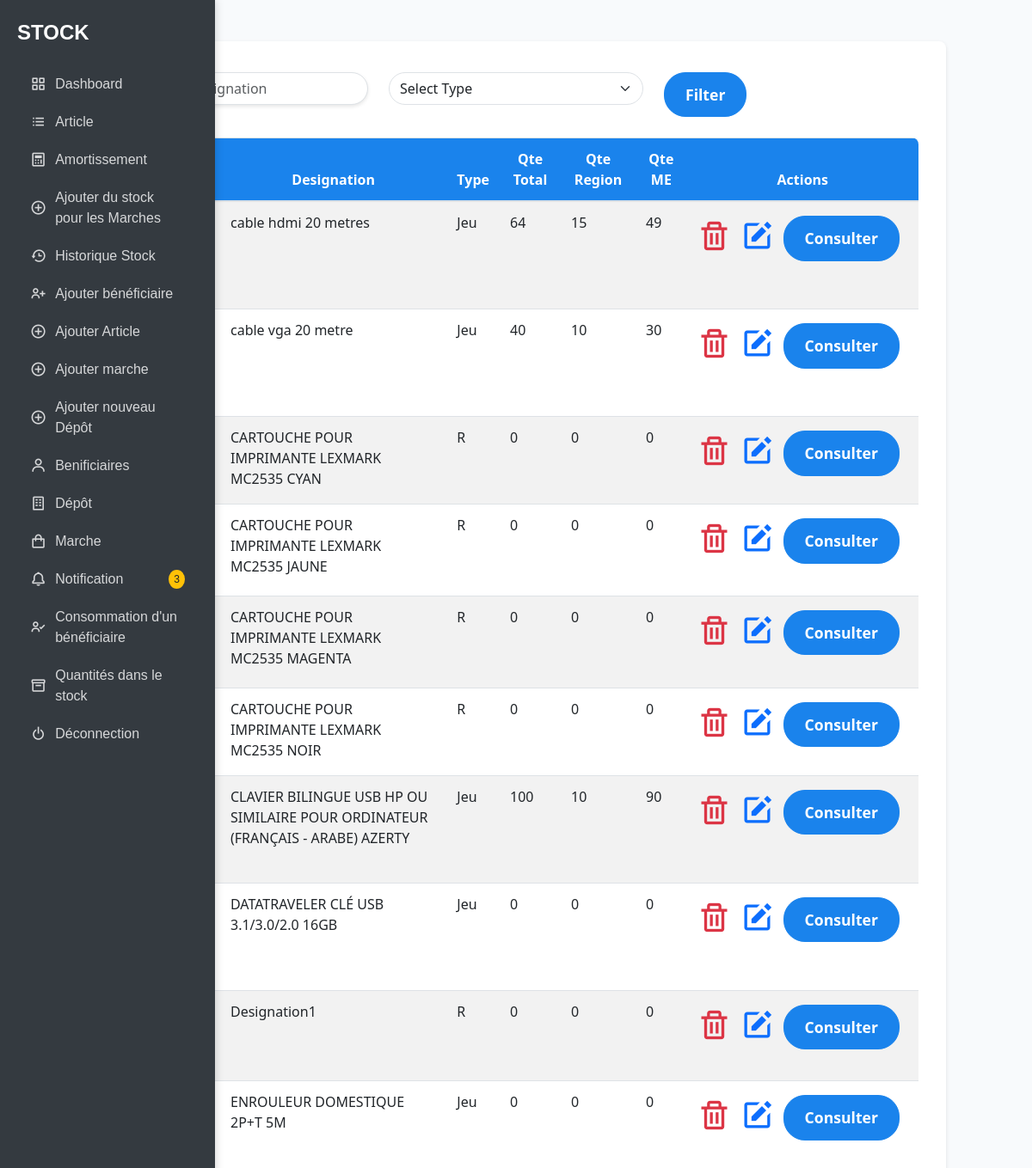
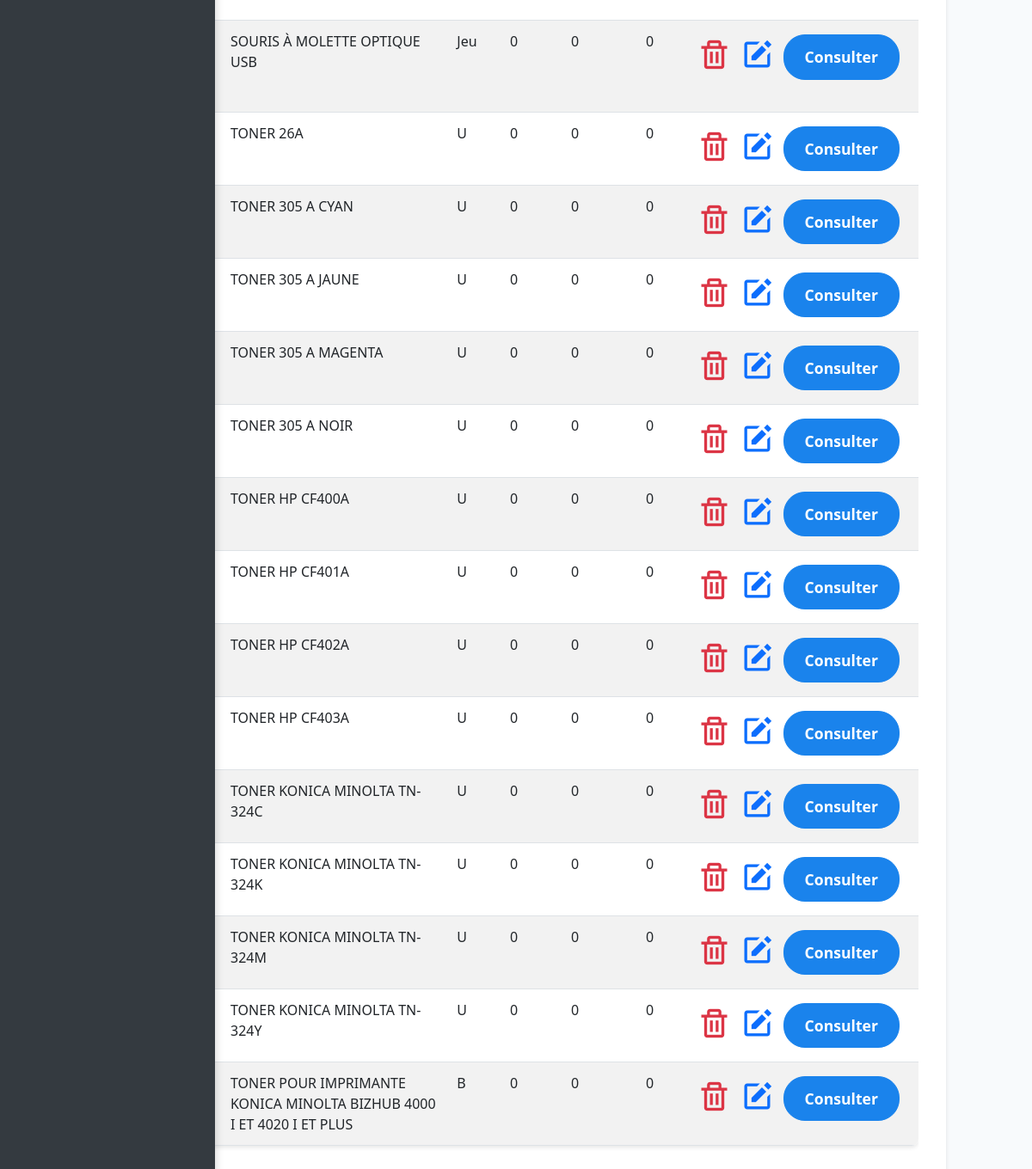
The page /inventory_V10/article.php (signed in) on the database its author committed (2 pictures, top to bottom).
### tables this page shows
CREATE TABLE IF NOT EXISTS `articles` (
  `id` int NOT NULL AUTO_INCREMENT,
  `designation` varchar(255) NOT NULL,
  `type_id` int NOT NULL,
  `image_path` varchar(250) NOT NULL,
  `Qte_Total` int NOT NULL,
  `QteRegion` int NOT NULL DEFAULT '0',
  `QteME` int NOT NULL DEFAULT '0',
  PRIMARY KEY (`id`),
  KEY `type_id` (`type_id`)
);

CREATE TABLE IF NOT EXISTS `typeart` (
  `idT` int NOT NULL AUTO_INCREMENT,
  `type` varchar(255) NOT NULL,
  PRIMARY KEY (`idT`)
);

### inventory_V10/article.php (the view, shortened to what this page needs)
<?php
include "connection.php";
?>
<!DOCTYPE html>
<html lang="en">
<head>
    <link href="https://cdn.jsdelivr.net/npm/bootstrap@5.3.0-alpha1/dist/css/bootstrap.min.css" rel="stylesheet">
    <link href='https://unpkg.com/boxicons@2.1.4/css/boxicons.min.css' rel='stylesheet'>
</head>
<body>
    <div class="container-fluid mt-5">
        <?php include "nav.php"; ?>
        <div class="row">
            <main class="col-lg-10 col-md-9 col-sm-12 content-area mx-auto">
                <div class="container mt-3">
                    <form action="" method="GET">
                        <div class="row">
                            <div class="col-12 col-md-4">
                                <div class="form-group">
                                    <input type="text" name="designation" class="form-control" placeholder="Search by designation" value="<?php echo isset($_GET['designation']) ? $_GET['designation'] : ''; ?>">
                                </div>
                            </div>
                            <div class="col-12 col-md-4">
                                <div class="form-group">
                                    <select name="type" class="form-select">
                                        <option value="">Select Type</option>
                                    </select>
                                </div>
                            </div>
                            <div class="col-12 col-md-4">
                                <button type="submit" class="btn btn-primary">Filter</button>
                            </div>
                        </div>
                    </form>
                </div>
                <div class="container mt-4">
                    <?php
                    $typeFilter = "";
                    $designationFilter = "";
                    $sql = "SELECT articles.id, articles.designation, typeart.type, articles.QteRegion, articles.QteME, articles.image_path
                        FROM articles
                        INNER JOIN typeart ON articles.type_id = typeart.idT
                        WHERE 1=1" . $typeFilter . $designationFilter . "
                        ORDER BY articles.designation";
                    $stmt = $conn->prepare($sql);
                    $stmt->execute();
                    if ($stmt->rowCount() > 0) {
                    ?>
                        <div class="table-responsive">
                            <table class="table table-striped">
                                <thead>
                                    <tr>
                                        <th scope="col">Image</th>
                                        <th scope="col">Designation</th>
                                        <th scope="col">Type</th>
                                        <th scope="col">Qte Total</th>
                                        <th scope="col">Qte Region</th>
                                        <th scope="col">Qte ME</th>
                                        <th scope="col">Actions</th>
                                    </tr>
                                </thead>
                                <tbody>
                                    <?php
                                    $resultat = $stmt->fetchAll(PDO::FETCH_ASSOC);
                                    foreach ($resultat as $row) {
                                        $qteTotal = $row['QteRegion'] + $row['QteME'];
                                    ?>
                                        <tr>
                                            <td><img src="<?php echo $row['image_path']; ?>" alt="Article Image" class="img-fluid" style="max-width: 100px;"></td>
                                            <td><?php echo $row['designation']; ?></td>
                                            <td><?php echo $row['type']; ?></td>
                                            <td><?php echo $qteTotal; ?></td>
                                            <td><?php echo $row['QteRegion']; ?></td>
                                            <td><?php echo $row['QteME']; ?></td>
                                            <td>
                                                <div class="action-icons">
                                                    <a href="supprimer_Article.php?id=<?php echo $row['id']; ?>" title="Supprimer"><i class='bx bx-trash text-danger'></i></a>
                                                    <a href="modify_art.php?id=<?php echo $row['id']; ?>" title="Modifier"><i class='bx bxs-edit text-primary'></i></a>
                                                    <a href="consulter_Article.php?id=<?php echo $row['id']; ?>" title="Consulter" class="btn btn-sm btn-primary btn-consulter">Consulter</a>
                                                </div>
                                            </td>
                                        </tr>
                                    <?php
                                    }
                                    ?>
                                </tbody>
                            </table>
                        </div>
                    <?php
                    } else {
                        echo "<p>No articles found in the database.</p>";
                    }
                    ?>
                </div>
            </main>
        </div>
    </div>
</body>
</html>

### inventory_V10/nav.php (shortened to what this page needs)
<?php
$sql_count = "SELECT COUNT(*) AS count FROM notification";
$stmt_count = $conn->prepare($sql_count);
$stmt_count->execute();
$notification_count = $stmt_count->fetchColumn();
$notif = '<span class="notification-badge">' . $notification_count . '</span>';
?>
<div class="sidebar">
    <div class="sidebar-header">
        <a class="sidebar-brand" href="#">STOCK</a>
    </div>
    <div class="sidebar-menu">
        <ul class="nav nav-pills flex-column">
            <li class="nav-item">
                <a class="nav-link" aria-current="page" href="dashboard">
                    <i class="bx bx-grid-alt"></i>
                    <span>Dashboard</span>
                </a>
            </li>
            <li class="nav-item">
                <a class="nav-link" aria-current="page" href="article">
                    <i class="bx bx-list-ul"></i>
                    <span>Article</span>
                </a>
            </li>
            <li class="nav-item">
                <a class="nav-link" href="amortissement.php">
                    <i class="bx bx-calculator"></i>
                    <span>Amortissement</span>
                </a>
            </li>
            <li class="nav-item">
                <a class="nav-link" href="filter_marche.php">
                    <i class="bx bx-plus-circle"></i>
                    <span>Ajouter du stock pour les Marches</span>
                </a>
            </li>
            <li class="nav-item">
                <a class="nav-link" href="Stockage.php">
                    <i class="bx bx-history"></i>
                    <span>Historique Stock</span>
                </a>
            </li>
            <li class="nav-item">
                <a class="nav-link" href="add_Benificiare.php">
                    <i class="bx bx-user-plus"></i>
                    <span>Ajouter bénéficiaire</span>
                </a>
            </li>
            <li class="nav-item">
                <a class="nav-link" href="AjouterArticle.php">
                    <i class="bx bx-plus-circle"></i>
                    <span>Ajouter Article</span>
                </a>
            </li>
            <li class="nav-item">
                <a class="nav-link" href="add_Marche.php">
                    <i class="bx bx-plus-circle"></i>
                    <span>Ajouter marche</span>
                </a>
            </li>
            <li class="nav-item">
                <a class="nav-link" href="add_Location.php">
                    <i class="bx bx-plus-circle"></i>
                    <span>Ajouter nouveau Dépôt</span>
                </a>
            </li>
            <li class="nav-item">
                <a class="nav-link" href="benificiaire.php">
                    <i class="bx bx-user"></i>
                    <span>Benificiaires</span>
                </a>
            </li>
            <li class="nav-item">
                <a class="nav-link" href="Location.php">
                    <i class="bx bx-building"></i>
                    <span>Dépôt</span>
                </a>
            </li>
            <li class="nav-item">
                <a class="nav-link" href="marche.php">
                    <i class="bx bx-shopping-bag"></i>
                    <span>Marche</span>
                </a>
            </li>
            <li class="nav-item">
                <a class="nav-link" href="notification.php">
                    <i class="bx bx-bell"></i>
                    <span>Notification</span>
                    <?php echo $notif; ?>
                </a>
            </li>
            <li class="nav-item">
                <a class="nav-link" href="Art_Benif.php">
                    <i class="bx bx-user-check"></i>
                    <span>Consommation d'un bénéficiaire</span>
                </a>
            </li>
            <li class="nav-item">
                <a class="nav-link" href="Qte_One_Stock.php">
                    <i class="bx bx-box"></i>
                    <span>Quantités dans le stock</span>
                </a>
            </li>
            <li class="nav-item">
                <a class="nav-link" href="deconnection.php">
                    <i class="bx bx-power-off"></i>
                    <span>Déconnection</span>
                </a>
            </li>
        </ul>
    </div>
</div>

### inventory_V10/article.php (style rules this page uses)
body { font-family: 'Segoe UI', Tahoma, Geneva, Verdana, sans-serif; background-color: #f8fafc; color: #333; }
.content-area { background-color: #fff; padding: 20px; border-radius: 8px; box-shadow: 0 2px 5px rgba(0, 0, 0, 0.1); }
.form-control, .form-select { border-radius: 20px; }
.btn-primary { background-color: #1a83ec; border-color: #1a83ec; color: #fff; font-weight: bold; }
.table { border-radius: 8px; overflow: hidden; box-shadow: 0 2px 5px rgba(0, 0, 0, 0.1); width: 100%; margin-bottom: 1rem; background-color: #fff; }
.table thead th { background-color: #1a83ec; color: #fff; font-weight: bold; vertical-align: bottom; border-bottom: 2px solid #dee2e6; text-align: center; }
.table td, .table th { padding: 0.75rem; vertical-align: top; border-top: 1px solid #dee2e6; text-align: left; }
.action-icons { font-size: 40px; display: flex; align-items: center; }
.action-icons a { color: #333; margin-right: 10px; }
.btn-primary { border-radius: 25px; padding: 12px 24px; font-size: 1.1rem; transition: all 0.3s ease; }
.form-control { transition: all 0.3s ease; box-shadow: 0px 2px 4px rgba(0, 0, 0, 0.1); }
.btn-consulter { color: #fff !important; }

### inventory_V10/nav.php (style rules this page uses)
.sidebar { position: fixed; top: 0; left: 0; height: 100%; width: 250px; background-color: #343a40; padding: 20px; color: rgba(255, 255, 255, 0.8); transition: width 0.3s ease; font-family: 'Arial', sans-serif; z-index: 999; box-shadow: 0 0 10px rgba(0, 0, 0, 0.2); }
.sidebar-header { margin-bottom: 20px; }
.sidebar-brand { color: #fff; font-weight: bold; text-decoration: none; font-size: 1.5rem; }
.sidebar-menu { padding-left: 0; }
.nav-link { display: flex; align-items: center; color: rgba(255, 255, 255, 0.8); padding: 10px 15px; border-radius: 5px; transition: color 0.3s ease, background-color 0.3s ease; font-size: 1rem; }
.nav-link i { margin-right: 10px; font-size: 1.2rem; }
.notification-badge { background-color: #ffc107; color: #212529; padding: 2px 6px; border-radius: 50%; font-size: 12px; margin-left: auto; }

### rows shown on the page
articles: designation "cable hdmi 20 metres", typeart.type "Jeu", qteTotal "64", QteRegion "15", QteME "49"
articles: designation "cable vga 20 metre", typeart.type "Jeu", qteTotal "40", QteRegion "10", QteME "30"
articles: designation "CARTOUCHE POUR IMPRIMANTE LEXMARK MC2535 CYAN", typeart.type "R", QteRegion "0", QteME "0"
articles: designation "CARTOUCHE POUR IMPRIMANTE LEXMARK MC2535 JAUNE", typeart.type "R", QteRegion "0", QteME "0"
articles: designation "CARTOUCHE POUR IMPRIMANTE LEXMARK MC2535 MAGENTA", typeart.type "R", QteRegion "0", QteME "0"
articles: designation "CARTOUCHE POUR IMPRIMANTE LEXMARK MC2535 NOIR", typeart.type "R", QteRegion "0", QteME "0"
articles: designation "CLAVIER BILINGUE USB HP OU SIMILAIRE POUR ORDINATEUR (FRANÇAIS - ARABE) AZERTY", typeart.type "Jeu", qteTotal "100", QteRegion "10", QteME "90"
articles: designation "DATATRAVELER CLÉ USB 3.1/3.0/2.0 16GB", typeart.type "Jeu", QteRegion "0", QteME "0"
articles: designation "Designation1", typeart.type "R", QteRegion "0", QteME "0"
articles: designation "ENROULEUR DOMESTIQUE 2P+T 5M", typeart.type "Jeu", QteRegion "0", QteME "0"
articles: designation "SOURIS À MOLETTE OPTIQUE USB", typeart.type "Jeu", QteRegion "0", QteME "0"
articles: designation "TONER 26A", typeart.type "U", QteRegion "0", QteME "0"
articles: designation "TONER 305 A CYAN", typeart.type "U", QteRegion "0", QteME "0"
articles: designation "TONER 305 A JAUNE", typeart.type "U", QteRegion "0", QteME "0"
articles: designation "TONER 305 A MAGENTA", typeart.type "U", QteRegion "0", QteME "0"
articles: designation "TONER 305 A NOIR", typeart.type "U", QteRegion "0", QteME "0"
articles: designation "TONER HP CF400A", typeart.type "U", QteRegion "0", QteME "0"
articles: designation "TONER HP CF401A", typeart.type "U", QteRegion "0", QteME "0"
articles: designation "TONER HP CF402A", typeart.type "U", QteRegion "0", QteME "0"
articles: designation "TONER HP CF403A", typeart.type "U", QteRegion "0", QteME "0"
articles: designation "TONER KONICA MINOLTA TN-324C", typeart.type "U", QteRegion "0", QteME "0"
articles: designation "TONER KONICA MINOLTA TN-324K", typeart.type "U", QteRegion "0", QteME "0"
articles: designation "TONER KONICA MINOLTA TN-324M", typeart.type "U", QteRegion "0", QteME "0"
articles: designation "TONER KONICA MINOLTA TN-324Y", typeart.type "U", QteRegion "0", QteME "0"
articles: designation "TONER POUR IMPRIMANTE KONICA MINOLTA BIZHUB 4000 I ET 4020 I ET PLUS", typeart.type "B", QteRegion "0", QteME "0"

### other values the page prints
$notification_count "3"
